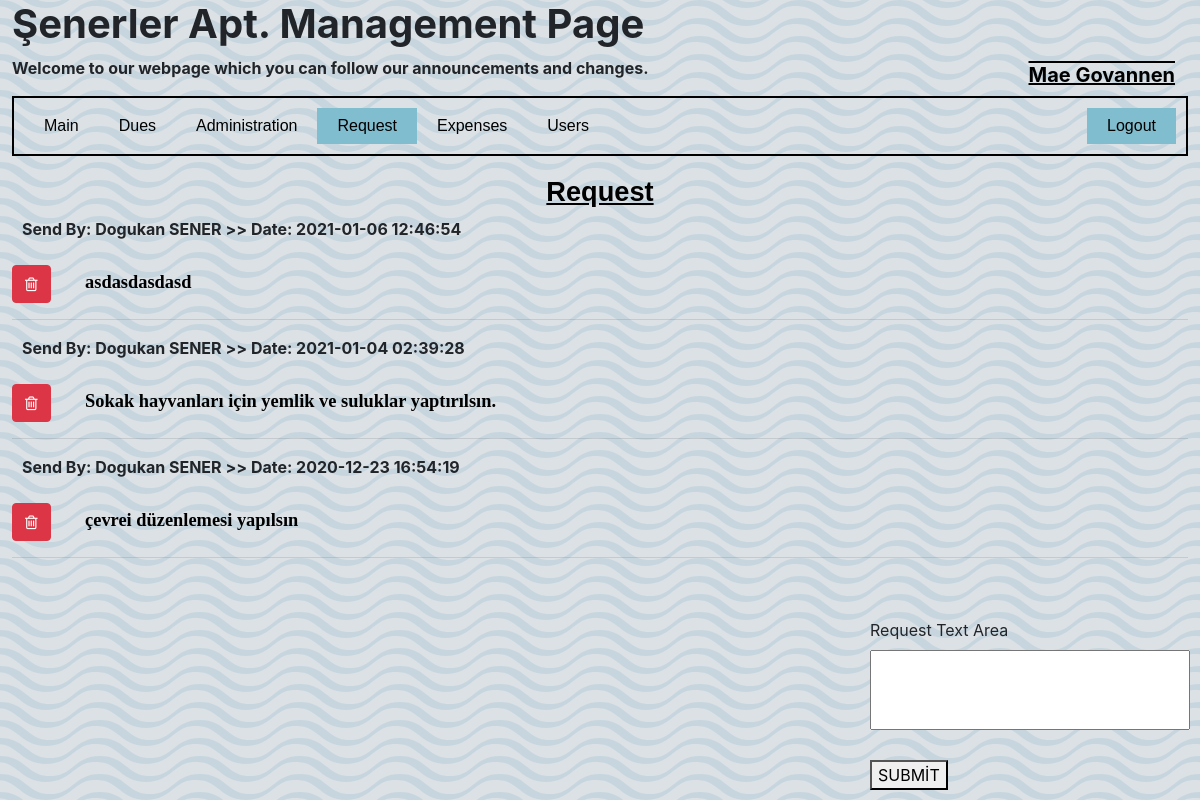
The app's page /AdminRequests.php, older data.
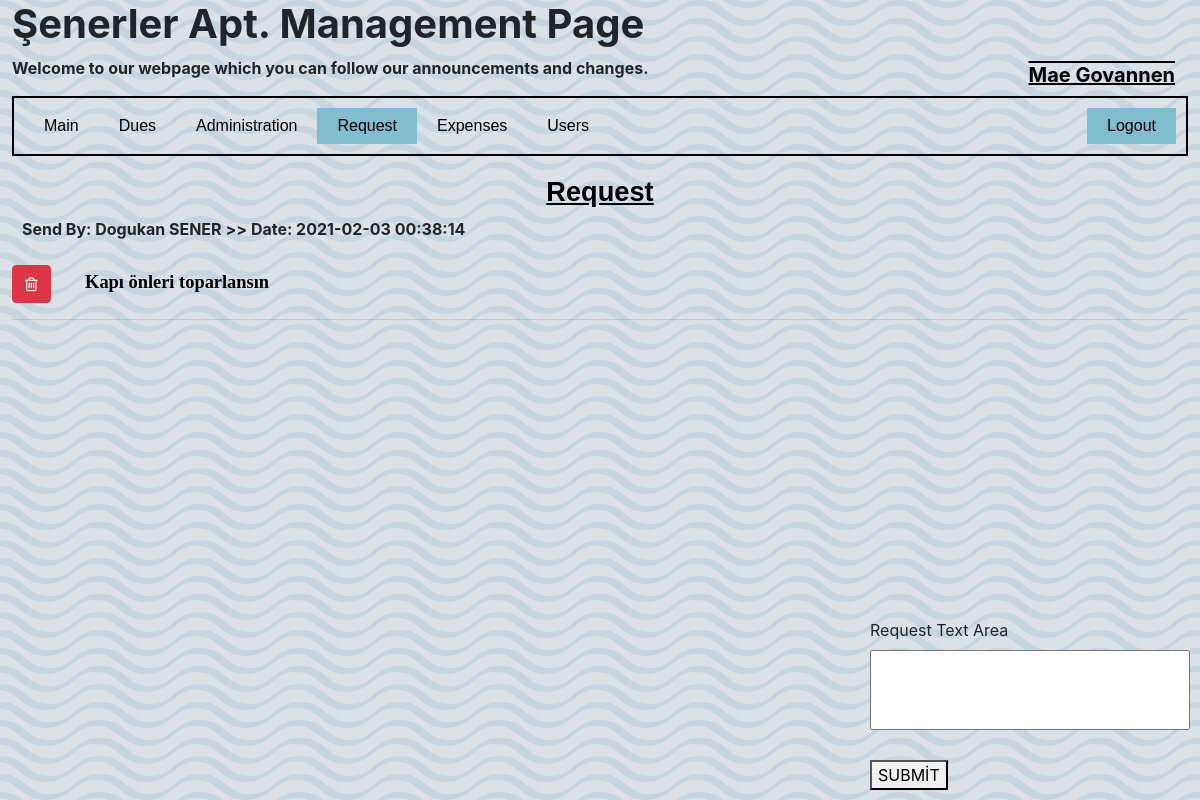
The same page, newer data.
### tables this page shows
CREATE TABLE `request` (
  `reqid` int(11) NOT NULL,
  `date` timestamp NOT NULL DEFAULT current_timestamp(),
  `username` varchar(20) NOT NULL,
  `fname` varchar(10) NOT NULL,
  `lname` varchar(10) NOT NULL,
  `req` varchar(120) NOT NULL
);

### AdminRequests.php (the view, shortened to what this page needs)
<!DOCTYPE html>
<?php include "DbConn.php";
session_start();?>
<html>
<head>
    <link rel="stylesheet" href="navbar.css">
      <link rel="stylesheet" href="https://cdn.jsdelivr.net/npm/bootstrap@4.5.3/dist/css/bootstrap.min.css">
      <link rel="stylesheet" href="https://cdnjs.cloudflare.com/ajax/libs/font-awesome/4.7.0/css/font-awesome.min.css">
        <link rel="stylesheet" href="background.css">
<body>
  <h1> <Strong>Şenerler Apt. Management Page </Strong></h1>
  <p >  <Strong>Welcome to our webpage which you can follow our announcements and changes. </Strong></p>
  <div class="user"><?php
  echo("Mae govannen ".$_SESSION['fname']." " .$_SESSION['lname']."<br>");?>
  </div>
    <div class="topnav" style="border: 2px solid black;color:white;padding:10px;">
      <a href="AdminMain.php">Main</a>
      <a href="AdminDues.php">Dues</a>
      <a href="AdminAdministration.php">Administration</a>
      <a class="active" href="AdminRequests.php">Request</a>
      <a href="AdminExpenses.php">Expenses</a>
      <a href="AdminUsers.php">Users</a>
      <div class="topnav-right" style="right::0;">
      <a  href="Login.php">Logout</a>
    </div>
    </div>
<div class="adddiv">
  <h2 style="color:Black;"> <Strong>Request</Strong></h2>
        <?php
        $sql = "SELECT * FROM request ORDER BY reqid DESC";
        $result = mysqli_query($conn, $sql);
  echo "<tr>";
  if ($result->num_rows > 0) {
          while ($row = mysqli_fetch_assoc($result)) {
            echo "<h13>".  "Send By: ".$row["fname"] ." ".$row["lname"] ." >> Date: " . $row["date"]."</h13>". "<br>"."<br>" ;?>
            <a href="AdminRequests.php?id=<?php echo $row['reqid'];?>">
            <button value="delete" class="btn btn-danger btn-xs" onClick="return confirm('Do you want to delete this post?');"><i class="fa fa-trash-o "></i></button></a>
             <?php echo "<p2>" . $row["req"]. "</p2>"."<hr>" ;
            }}
            else {
            echo "0 results";
            }
?>
</div>
<div style="position: absolute;right:10px; bottom:10px">
<form action="AdminRequests.php" method = "post">
  <label for="req" ><center>Request Text Area</center></label><br>
  <textarea type="text" id="req" name="req"   maxlength="120" size="150" value=" "></textarea><br><br>
  <button type="submit" name="submit"> SUBMİT </button>
</form>
</div>
</body>
<head>
</html>

### navbar.css (style rules this page uses)
.topnav { margin: 0; font-family: Arial, Helvetica, sans-serif; overflow: hidden; }
.topnav a { float: left; color: black; text-align: center; padding: 6px 20px; text-decoration: none; font-size: 16px; }
.topnav a.active { background-color: #80bdce; }
.topnav-right { float: right; background-color: #80bdce; }
.user { position: absolute; top:60px; right: 25px; color: black; font-weight: bold; font-size: 1.25em; text-transform: capitalize; text-decoration: underline overline; }

### background.css (style rules this page uses)
body { background-color: #dbe1e5; }

### AdminRequests.php (style rules this page uses)
textarea { resize: none; height: 80px; width: 320px; }
body { width: 98%; margin-left: auto; margin-right: auto; }
p2 { font-family:cursive; color:black; margin-left: 30px; font-size: 1.15em; font-weight: bold; }
h2 { text-align: center; font-size: 1.7em; text-decoration: underline; font-family: sans-serif; font-weight: bold; }
h13 { margin-left: 10px; text-transform: capitalize; font-weight: bold; }
.adddiv { margin-top: 20px; border-color: White; }

Row changes from the older to the newer data that the page shows:
removed request: fname "Dogukan", lname "SENER", date "2021-01-06 12:46:54", req "asdasdasdasd"
removed request: fname "Dogukan", lname "SENER", date "2021-01-04 02:39:28", req "Sokak hayvanları için yemlik ve suluklar yaptırılsın."
removed request: fname "Dogukan", lname "SENER", date "2020-12-23 16:54:19", req "çevrei düzenlemesi yapılsın"
added request: fname "Dogukan", lname "SENER", date "2021-02-03 00:38:14", req "Kapı önleri toparlansın"
